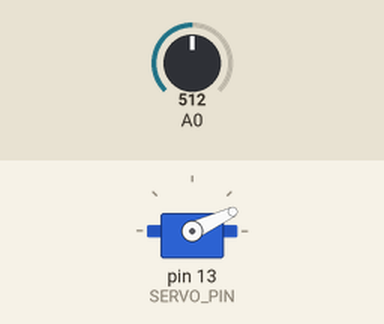
Simulated run of this sketch. Board: Arduino Uno, built with avr-gcc and run on an emulated ATmega328P. On the bench: servo. The test bench sets the inputs (shaded band); at power-on: A0 = 512.

Above: at 1.2 s.
1.3 s: A0 set to 396
2.8 s: A0 set to 372
At 3.5 s:
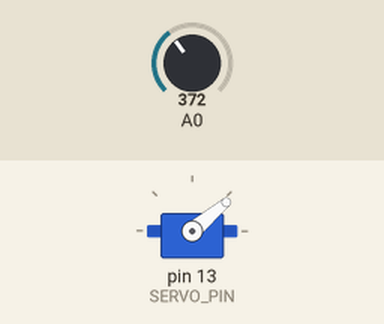
4.3 s: A0 set to 304
At 4.6 s:
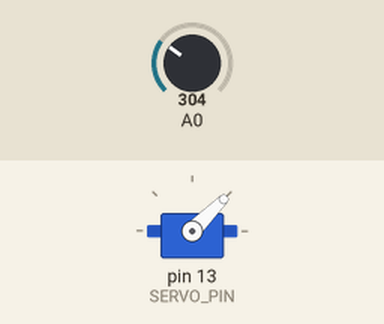
5.8 s: A0 set to 273
At 7.0 s:
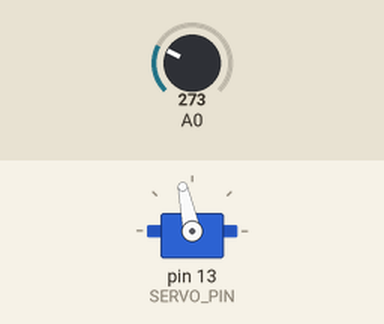
7.3 s: A0 set to 248
At 8.2 s:
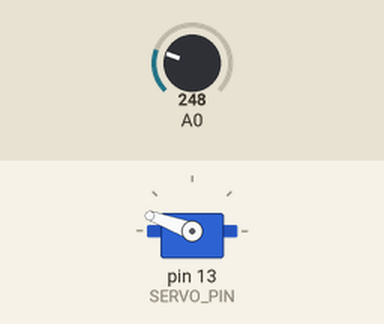
8.8 s: A0 set to 306
At 9.3 s:
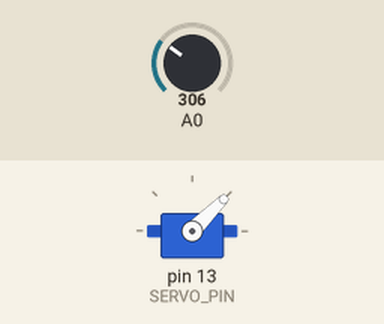
Timing chart, 0 to 11.3 s (numbered marks = the images above; inputs shaded):
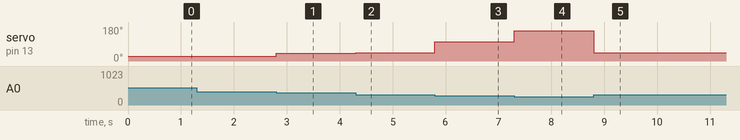

Measured:
- the behaviour switches between 384 and 383 on A0 (found by bisection; images 0 and 1)
- the behaviour switches between 288 and 287 on A0 (found by bisection; images 2 and 3)
- the behaviour switches between 256 and 255 on A0 (found by bisection; images 3 and 4)
- after the input at 1.3 s, every drawn part: stays the same
- after the input at 2.8 s, servo on pin 13 (SERVO_PIN): 25° → 40° at once
- after the input at 4.3 s, servo on pin 13 (SERVO_PIN): 40° → 45° at once
- after the input at 5.8 s, servo on pin 13 (SERVO_PIN): 45° → 102° at once
- after the input at 7.3 s, servo on pin 13 (SERVO_PIN): 102° → 160° at once
- after the input at 8.8 s, servo on pin 13 (SERVO_PIN): 160° → 45° at once

The sketch:

chernobyl.ino
```cpp
#include <Servo.h>    // use a set of functions to control the servo

int potPosition;      // keep track of the potentiometer's last value
int dataIndex;        // keep track of the index of the data item we're showing
int servoPosition;    // keep track of where the servo is

Servo myservo;        // make a servo helper object
int SERVO_PIN = 13;    // the phyiscal pin we'll attach the servo to

double data[] = {9.852796,13.39248,11.710206,9.623236,11.371501,11.314882, 17.476913,27.59828,16.020846,5.449925,10.192993,4.047097,1.0445,0.910622,1.030643,1.25812,1.016698,0.904859,0.906648,0.848654,1.157445,0.88981,0.376864,0.05797,0.04926,0.041158,0.038884,0.03247,0.016764,0.015121,0.014517,0.016948};

// return the number of items in the array
int data_array_length() {
  // number of buyes in the array / number of bytes in the first item
  return sizeof(data) / sizeof(data[0]);
}

// figure out the biggest value in the array
int max_data_value() {
  // start by comparing to first item in array
  int maxVal = data[0];
  // now check each item in the array
  for (int i = 0; i < data_array_length(); i++) {
    // remember it if it it bigger than the current biggest value
    maxVal = max(data[i], maxVal);
  }
  // return the biggest value
  return maxVal;
}

// this is run once, when the board is reset
void setup() {
  myservo.attach(SERVO_PIN);  // attach the servo so we can send it commeands
}

// this is run over and over again forever
void loop() {
  // first read the potiometer via the analog pin 0 - returns a value between 0 and 1023 based on the voltage
  potPosition = analogRead(A0);

  // translate the potiometer to a data index (between 0 and the length of the data array)
  dataIndex = map(potPosition, 0, 1023, 0, data_array_length());

  // translate the data at the selected index into an array position
  servoPosition = map(data[dataIndex], 0, max_data_value(), 20, 160);

  // move the potiometer to the new position
  myservo.write(servoPosition);
}
```
